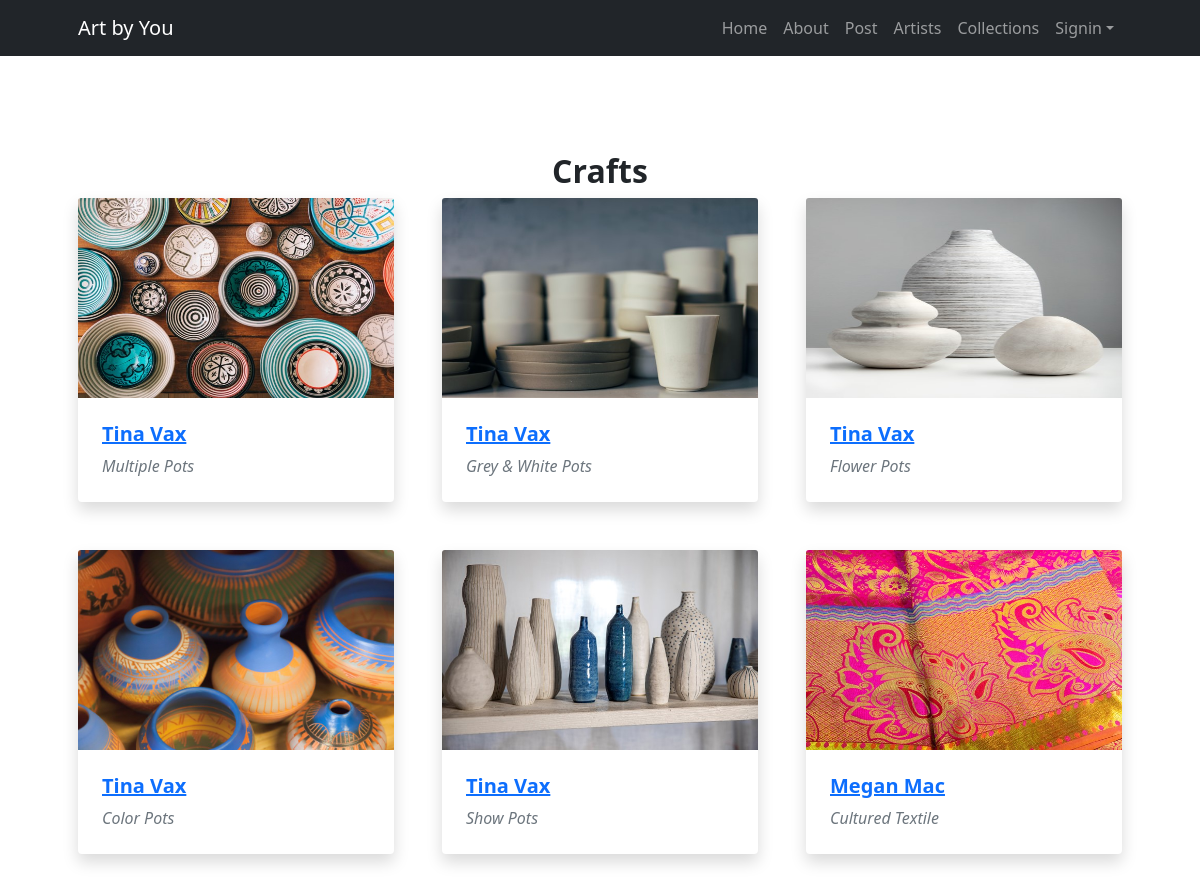
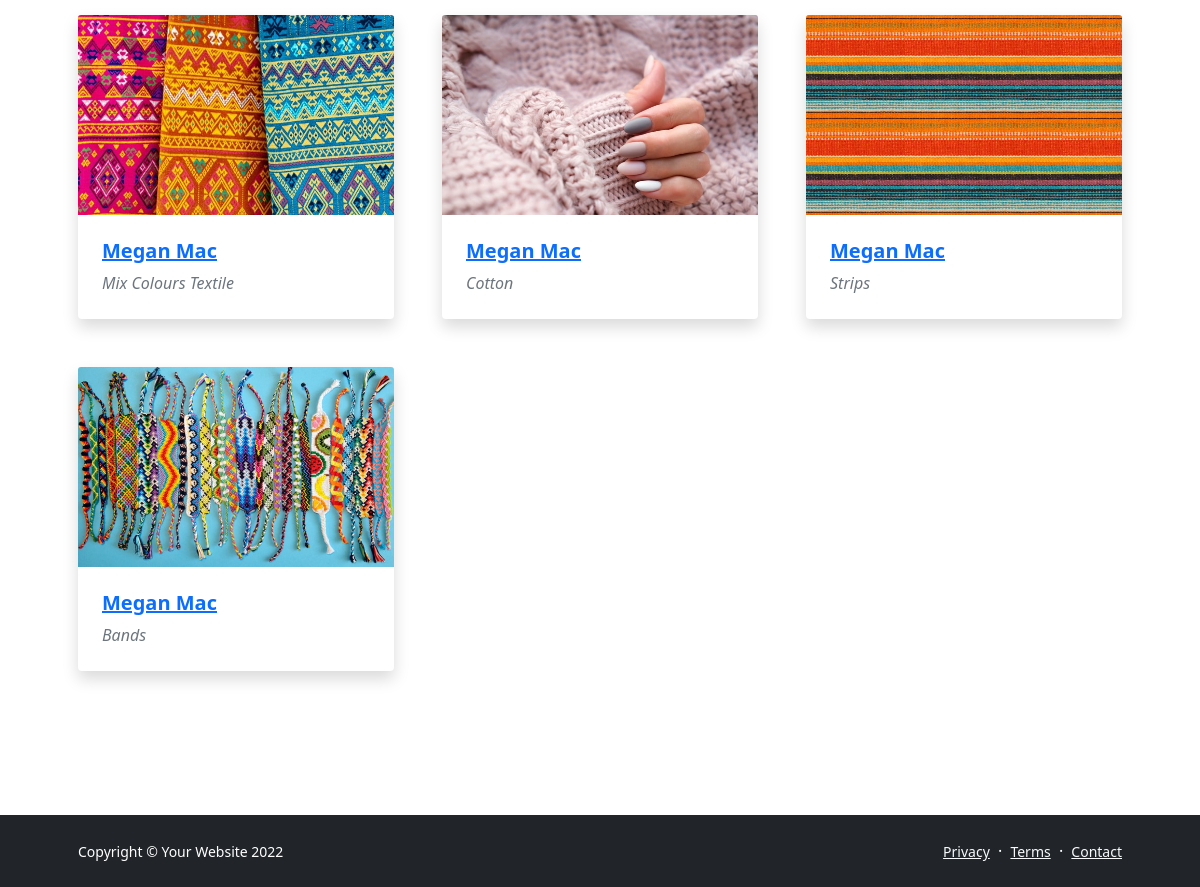
The page /themes.php?title=Crafts on the database its author committed (2 pictures, top to bottom).
### tables this page shows
CREATE TABLE `themes` (
  `ThemeID` int(11) NOT NULL,
  `Theme` varchar(100) NOT NULL,
  `ThemeImage` varchar(100) NOT NULL
);

CREATE TABLE `artwork` (
  `ArtID` int(11) NOT NULL,
  `Title` varchar(100) NOT NULL,
  `ArtImage` varchar(100) NOT NULL,
  `ThemeID` int(11) NOT NULL,
  `ArtistID` int(11) NOT NULL
);

CREATE TABLE `artists` (
  `ArtistID` int(11) NOT NULL,
  `Name` varchar(100) NOT NULL,
  `ArtistImage` varchar(50) NOT NULL,
  `Type` varchar(100) NOT NULL,
  `Description` text NOT NULL
);

### themes.php (the view, shortened to what this page needs)
<!DOCTYPE html>
<html lang="en">
    <head>
        <link href="https://cdn.jsdelivr.net/npm/bootstrap-icons@1.5.0/font/bootstrap-icons.css" rel="stylesheet" />
        <link href="css/styles.css" rel="stylesheet" />
    </head>
    <body class="d-flex flex-column h-100">
        <main class="flex-shrink-0">
            <nav class="navbar navbar-expand-lg navbar-dark bg-dark">
                <div class="container px-5">
                    <a class="navbar-brand" href="index.php">Art by You</a>
                    <div class="collapse navbar-collapse" id="navbarSupportedContent">
                        <ul class="navbar-nav ms-auto mb-2 mb-lg-0">
                            <li class="nav-item"><a class="nav-link" href="index.php">Home</a></li>
                            <li class="nav-item"><a class="nav-link" href="about.php">About</a></li>
                            <li class="nav-item"><a class="nav-link" href="post.php">Post</a></li>
                            <li class="nav-item"><a class="nav-link" href="artists.php">Artists</a></li>
                            <li class="nav-item"><a class="nav-link" href="collections_T.php">Collections</a></li>
                            <li class="nav-item dropdown">
                                <a class="nav-link dropdown-toggle" id="navbarDropdownPortfolio" href="#" role="button" data-bs-toggle="dropdown" aria-expanded="false">Signin</a>
                            </li>
                        </ul>
                    </div>
                </div>
            </nav>
            <section class="py-5">
                <div class="container px-5 my-5">
                    <div class="row gx-5 justify-content-center">
                        <div class="col-lg-8 col-xl-6">
                            <div class="text-center">
                            <?php
                                $theme = urldecode($_GET['title']);
                                require_once 'serverlogin.php';
                                $conn = new mysqli($db_hostname, $db_username, $db_password, $db_database,8889);
                                $myquery = "SELECT * FROM Themes";
                                if ($result = $conn->query($myquery)) {
                                    while ($row = $result->fetch_assoc()) {
                                        $themeId = $row["ThemeID"];
                                        $themes = $row["Theme"];
                                        if($theme == $themes){
                                            $output=<<<HTML
                                            <h2 class="fw-bolder">$themes</h2>
                                            HTML;
                                            echo $output;
                                            $theme_Id = $themeId;
                                        }
                                    }
                                }
                                ?>
                            </div>
                        </div>
                    </div>
                    <div class="row gx-5">
                    <?php
                            require_once 'serverlogin.php';
                            $conn = new mysqli($db_hostname, $db_username, $db_password, $db_database,8889);
                            $myqueryArtist = "SELECT * FROM Artists";
                            $myqueryArtWork = "SELECT  * FROM Artwork";
                            if ($result = $conn->query($myqueryArtist)) {
                                while ($row = $result->fetch_assoc()) {
                                    $artistID = $row["ArtistID"];
                                    $artistName = $row["Name"];
                                    if ($result1 = $conn->query($myqueryArtWork)) {
                                        while ($row = $result1->fetch_assoc()) {
                                            $artTitle = $row["Title"];
                                            $artImg = $row["ArtImage"];
                                            $artThemeID = $row["ThemeID"];
                                            $artArtistID = $row["ArtistID"];
                                            if($theme_Id == $artThemeID && $artistID == $artArtistID){
                                                $output=<<<HTML
                                                    <div class="col-lg-4 mb-5">
                                                    <div class="card h-100 shadow border-0">
                                                    <img class="card-img-top" src="$artImg" alt="..." width="100" height="200"/>
                                                        <div class="card-body p-4">
                                                            <h5 class="fw-bolder"><a href = "aboutArtists.php?title=$artistName">$artistName</a></h5>
                                                            <div class="fst-italic text-muted">$artTitle</div>
                                                        </div>
                                                    </div>
                                                    </div>
                                                HTML;
                                                echo $output;
                                            }
                                    }
                                }
                            }
                        }
                    ?>
                </div>
            </section>
        </main>
        <footer class="bg-dark py-4 mt-auto">
            <div class="container px-5">
                <div class="row align-items-center justify-content-between flex-column flex-sm-row">
                    <div class="col-auto"><div class="small m-0 text-white">Copyright &copy; Your Website 2022</div></div>
                    <div class="col-auto">
                        <a class="link-light small" href="#!">Privacy</a>
                        <span class="text-white mx-1">&middot;</span>
                        <a class="link-light small" href="#!">Terms</a>
                        <span class="text-white mx-1">&middot;</span>
                        <a class="link-light small" href="#!">Contact</a>
                    </div>
                </div>
            </div>
        </footer>
    </body>
</html>

### rows shown on the page
themes: Theme "Crafts"
artwork: shows a picture, ArtistID.Name "Tina Vax", Title "Multiple Pots"
artwork: shows a picture, ArtistID.Name "Tina Vax", Title "Grey & White Pots"
artwork: shows a picture, ArtistID.Name "Tina Vax", Title "Flower Pots"
artwork: shows a picture, ArtistID.Name "Tina Vax", Title "Color Pots"
artwork: shows a picture, ArtistID.Name "Tina Vax", Title "Show Pots"
artwork: shows a picture, ArtistID.Name "Megan Mac", Title "Cultured Textile"
artwork: shows a picture, ArtistID.Name "Megan Mac", Title "Mix Colours Textile"
artwork: shows a picture, ArtistID.Name "Megan Mac", Title "Cotton"
artwork: shows a picture, ArtistID.Name "Megan Mac", Title "Strips"
artwork: shows a picture, ArtistID.Name "Megan Mac", Title "Bands"
